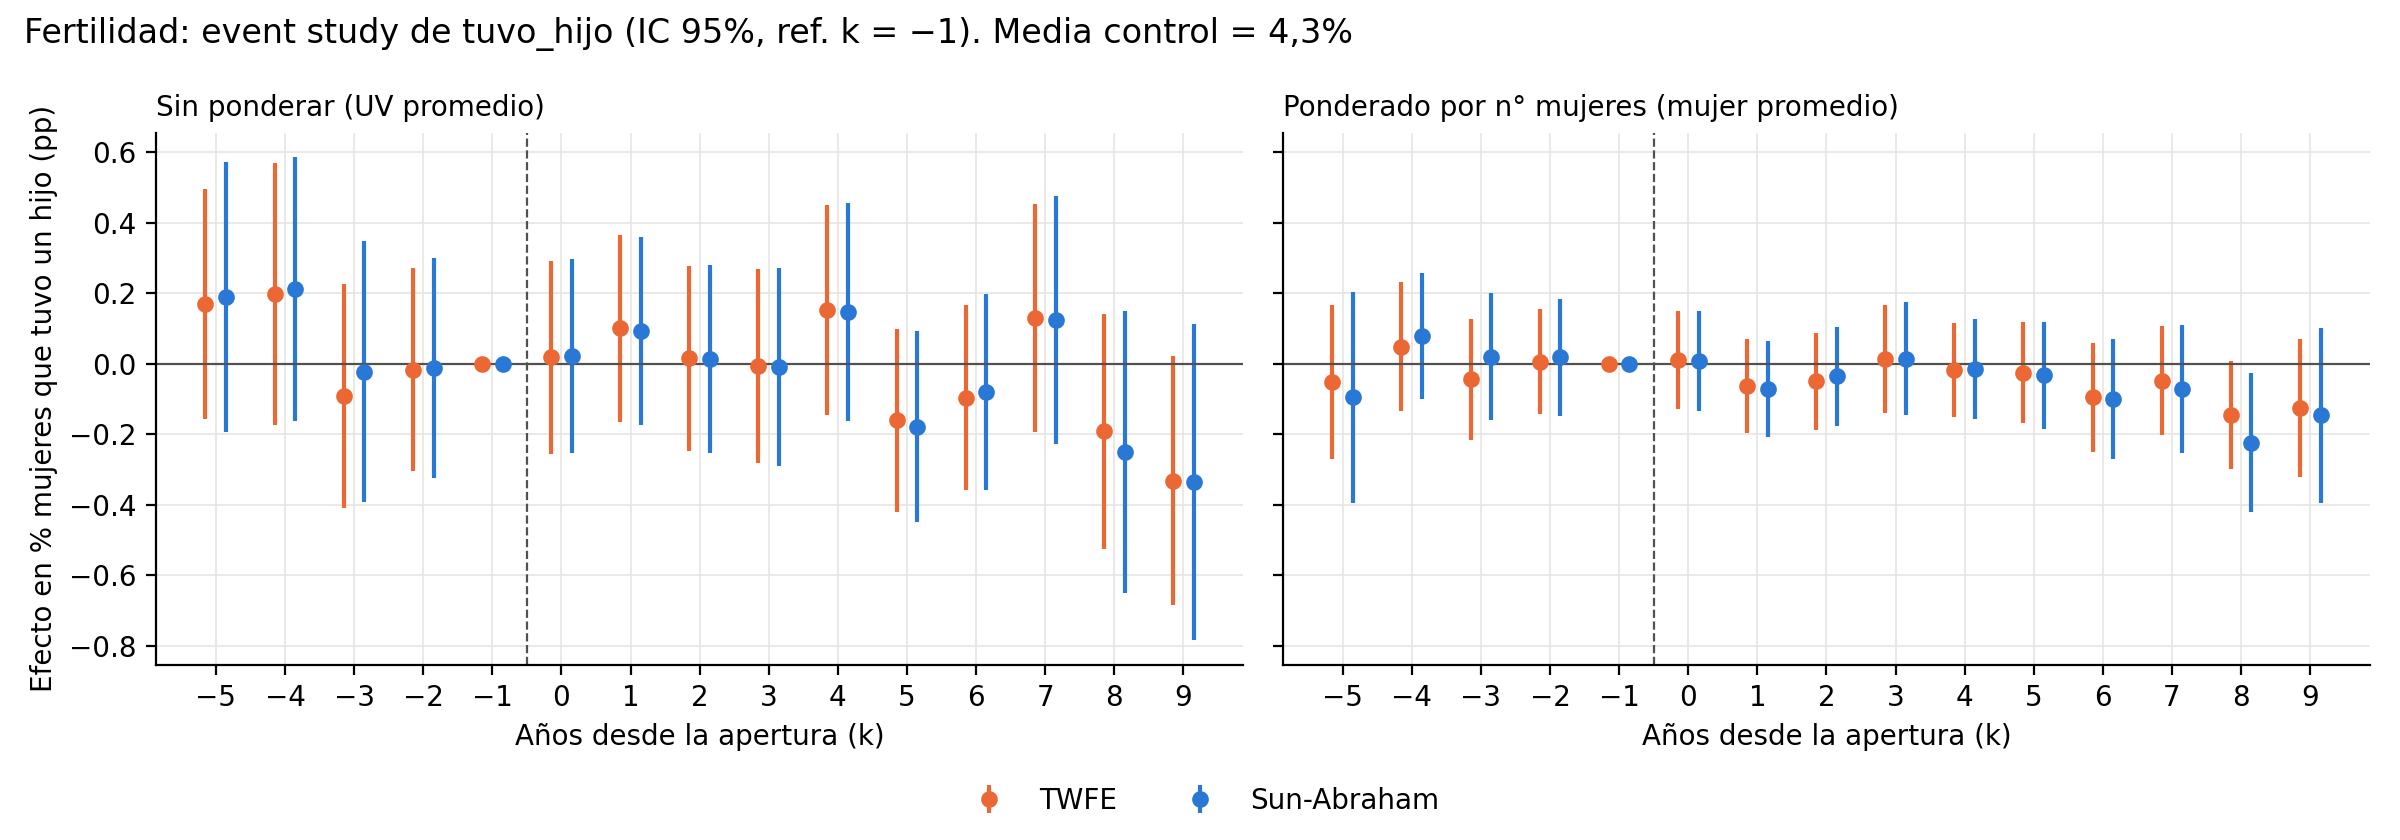

The Python source for this figure:
# Fertilidad - paso 2: event study, 4 modelos (coefs_fert.csv)
import os, pandas as pd, matplotlib.pyplot as plt
os.chdir(os.path.join(os.path.dirname(os.path.abspath(__file__)), '..'))  # corre desde RIS/20261006
plt.rcParams.update({'font.size':10,'axes.spines.top':False,'axes.spines.right':False,'axes.grid':True,'grid.color':'#e6e5e1','grid.linewidth':0.6})
AZUL, NAR, GRIS = '#2a78d6', '#eb6834', '#52514e'
d = pd.read_csv('coefs_fert.csv')
d = d[d.k.between(-5, 9)]
d['b'] = d.b * 100
d['se'] = d.se * 100

# un panel por ponderación; en cada uno TWFE (naranjo) vs SA (azul), desplazados 0,15
fig, axs = plt.subplots(1, 2, figsize=(12,4.2), sharey=True)
paneles = [('twfe', 'sa', 'Sin ponderar (UV promedio)'), ('twfe_w', 'sa_w', 'Ponderado por n° mujeres (mujer promedio)')]
for ax, (mt, ms, tit) in zip(axs, paneles):
    for m, col, dx, lab in [(mt, NAR, -0.15, 'TWFE'), (ms, AZUL, 0.15, 'Sun-Abraham')]:
        x = d[d.modelo==m].sort_values('k')
        ax.errorbar(x.k + dx, x.b, yerr=1.96*x.se, fmt='o', color=col, ms=5, elinewidth=1.5, capsize=0, label=lab)
    ax.axhline(0, color=GRIS, lw=0.8)
    ax.axvline(-0.5, color=GRIS, ls='--', lw=0.8)
    ax.set_xticks(range(-5, 10)); ax.set_xlabel('Años desde la apertura (k)')
    ax.set_title(tit, loc='left', fontsize=10)
axs[0].set_ylabel('Efecto en % mujeres que tuvo un hijo (pp)')
h, l = axs[0].get_legend_handles_labels()
fig.legend(h, l, loc='lower center', ncol=2, frameon=False)
fig.suptitle('Fertilidad: event study de tuvo_hijo (IC 95%, ref. k = −1). Media control = 4,3%', x=0.01, ha='left')
fig.tight_layout(rect=(0, 0.07, 1, 1)); fig.savefig('graficos/fe_02_eventstudy.png', dpi=200)
